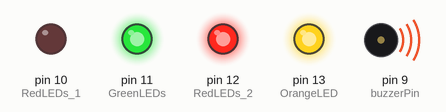
The sketch below on a simulated Arduino Uno, built with avr-gcc and run on an emulated ATmega328P. On the bench: output pins drawn as LEDs (lit = HIGH), buzzer (waves = sounding).

Above: at 0.6 s.
At 3.0 s:
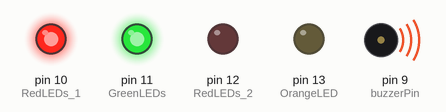
At 7.1 s:
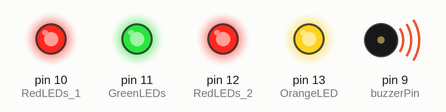
At 11.3 s:
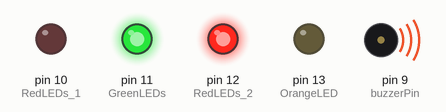
At 16.3 s:
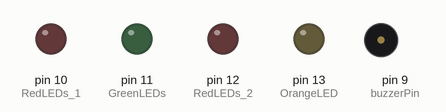
At 33.5 s:
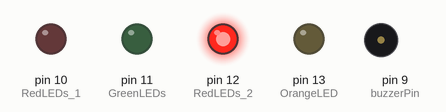
Timing chart, 0 to 40.0 s (numbered marks = the images above):
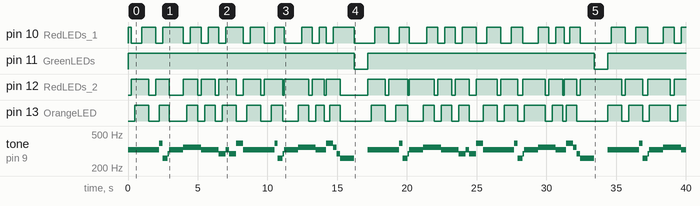

The sketch:

jingle_bells.ino
```cpp
const int c = 261;
const int d = 294;
const int e = 329;
const int f = 349;
const int g = 391;
const int gS = 415;
const int a = 440;
const int aS = 455;
const int b = 466;
const int cH = 523;
const int cSH = 554;
const int dH = 587;
const int dSH = 622;
const int eH = 659;
const int fH = 698;
const int fSH = 740;
const int gH = 784;
const int gSH = 830;
const int aH = 880;

const unsigned int first_notes[]  = {e, e, e, e, e, e, e, g, c, d, e};
const unsigned int sec_notes[]    = {f, f, f, f, f, e,
                                     e, e, e, e,
                                     d, d, e, d, g};
const unsigned int third_notes[]  = {f, f, f, f, f, e, e, e, e, g, g, f, d, c };
const unsigned int first_dur[]    = {250, 250, 500,
                                    250, 250, 500,
                                    250, 250, 350, 100,
                                    1000};
const unsigned int sec_dur[]      = {250, 250, 300, 250,
                                    250, 250, 250, 250,
                                    250, 250, 250, 250,
                                    250, 500, 500};
const unsigned int third_dur[]    = {250, 250, 250, 250,
                                    250, 250, 250, 125, 125,
                                    250, 250, 250, 250,
                                    1000 };

// Leds
int counter = 0;
int buzzerPin = 9;
int GreenLEDs = 11;
int RedLEDs_1 = 10;
int RedLEDs_2 = 12;
int OrangeLED = 13;

void buzzer_and_leds_setup()
{
  //Setup pin modes
  pinMode(buzzerPin, OUTPUT);
  pinMode(GreenLEDs, OUTPUT);
  pinMode(RedLEDs_1, OUTPUT);
  pinMode(RedLEDs_2, OUTPUT);
  pinMode(OrangeLED, OUTPUT);
}

void setup()
{
  // put your setup code here, to run once:
  Serial.begin(115200);
  while (Serial.available()) {}
  buzzer_and_leds_setup();
}

void loop()
{
  // Play Jingle Bells
  play_song(first_notes, first_dur, sizeof(first_notes)/sizeof(int));
  play_song(sec_notes,   sec_dur,   sizeof(sec_notes)/sizeof(int));
  play_song(first_notes, first_dur, sizeof(first_notes)/sizeof(int));
  play_song(third_notes, third_dur, sizeof(third_notes)/sizeof(int));
  delay(1000);
}

void play_song(int notes[], unsigned int duration[], unsigned int arr_size)
{
  for (int i=0; i<arr_size; i++)
  {
    beep(notes[i], duration[i]);
  }
}

void beep(int note, int duration)
{
  //Play tone on buzzerPin
  tone(buzzerPin, note, duration);
  digitalWrite(GreenLEDs, HIGH);
  //Play different LED depending on value of 'counter'
  if(counter % 5 == 0)
  {
    digitalWrite(RedLEDs_1, HIGH);
    delay(duration);
    digitalWrite(RedLEDs_1, LOW);
  }
  else if (counter % 5 == 1)
  {
    digitalWrite(RedLEDs_2, HIGH);
    delay(duration);
  }
  else if (counter % 5 == 2)
  {
    digitalWrite(OrangeLED, HIGH);
    delay(duration);
  }
  else if (counter % 5 == 3)
  {
    digitalWrite(RedLEDs_1, HIGH);
    delay(duration);
  }
  else
  {
    delay(duration);
    digitalWrite(OrangeLED, LOW);
    digitalWrite(RedLEDs_2, LOW);
    digitalWrite(RedLEDs_1, LOW);
  }

  digitalWrite(GreenLEDs, LOW);
  //Stop tone on buzzerPin
  noTone(buzzerPin);

  //Increment counter
  counter++;
}
```

Measured:
- by itself, pin 10 (RedLEDs_1): LOW → HIGH at 0.00 s, → LOW 0.25 s later, → HIGH 0.75 s later, → LOW 1.0 s later, … (49 changes in this stretch)
- by itself, pin 11 (GreenLEDs): alternates HIGH for 16.2 s and LOW for 1.0 s
- by itself, pin 12 (RedLEDs_2): LOW → HIGH at 0.25 s, → LOW 1.3 s later, → HIGH 0.50 s later, → LOW 0.95 s later, … (47 changes in this stretch)
- by itself, pin 13 (OrangeLED): LOW → HIGH at 0.50 s, → LOW 1.0 s later, → HIGH 0.75 s later, → LOW 0.70 s later, … (47 changes in this stretch)
- by itself, tone on pin 9 (buzzerPin): plays 329 Hz for 2.3 s, 391 Hz for 0.25 s, 261 Hz for 0.35 s, 294 Hz for 0.10 s, 329 Hz for 1.0 s, 349 Hz for 1.3 s … (51 notes in this stretch)
